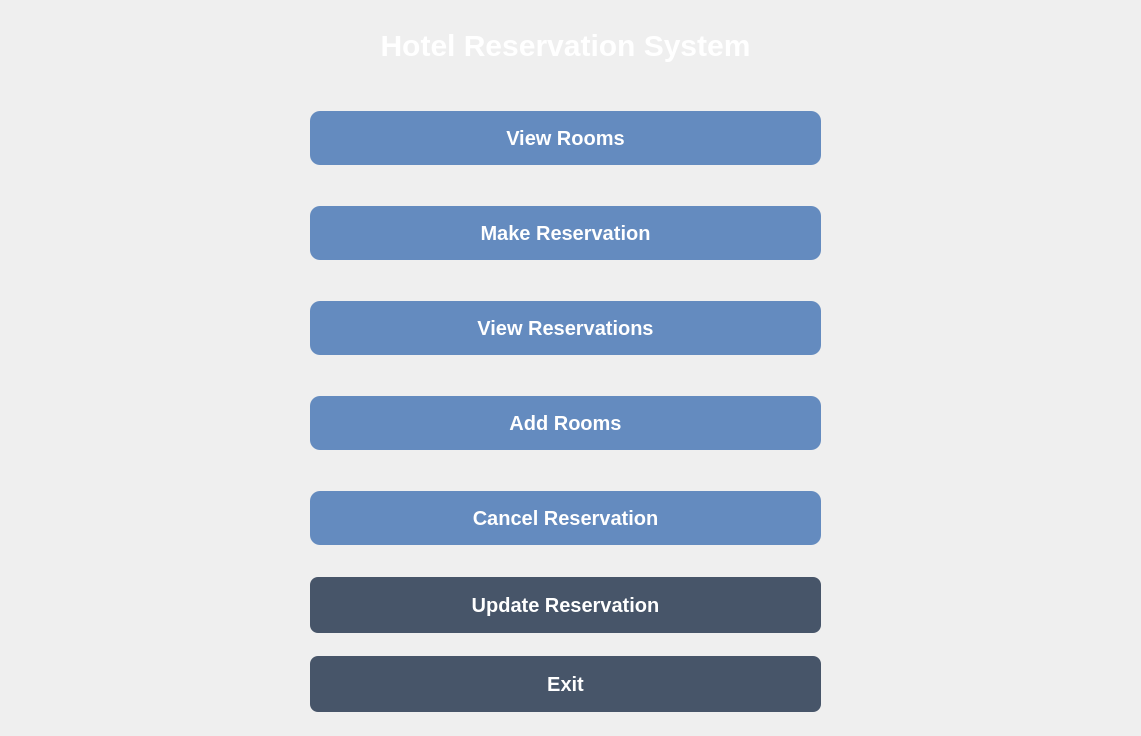
<?xml version="1.0" encoding="UTF-8"?>
<ui version="4.0">
 <class>MainWindow</class>
 <widget class="QMainWindow" name="MainWindow">
  <property name="geometry">
   <rect>
    <x>0</x>
    <y>0</y>
    <width>1141</width>
    <height>736</height>
   </rect>
  </property>
  <property name="windowTitle">
   <string>MainWindow</string>
  </property>
  <property name="layoutDirection">
   <enum>Qt::LeftToRight</enum>
  </property>
  <widget class="QWidget" name="centralwidget">
   <property name="layoutDirection">
    <enum>Qt::LeftToRight</enum>
   </property>
   <property name="styleSheet">
    <string notr="true">QWidget{
background-color: qlineargradient(x1:0, y1:0, x2:1, y2:1,
                                  stop:0 #0f2027,
                                  stop:0.5 #203a43,
                                  stop:1 #2c5364);
}
QPushButton {
    background-color: #3498db;
    color: white;
    border-radius: 10px;
    padding: 10px;
}

QPushButton:hover {
    background-color: #2980b9;
}

QPushButton#btnUpdate, QPushButton#btnExit {
    background-color: #e67e22;
}

QPushButton#btnExit {
    background-color: #c0392b;
}
</string>
   </property>
   <widget class="QWidget" name="verticalLayoutWidget">
    <property name="geometry">
     <rect>
      <x>310</x>
      <y>80</y>
      <width>511</width>
      <height>501</height>
     </rect>
    </property>
    <layout class="QVBoxLayout" name="verticalLayout">
     <property name="spacing">
      <number>10</number>
     </property>
     <item>
      <widget class="QPushButton" name="pushButton_5">
       <property name="styleSheet">
        <string notr="true">background-color: #648bbf;
color: white;
border-radius: 10px;
padding: 15px;
font-size: 20px;
font-weight: bold;
</string>
       </property>
       <property name="text">
        <string>View Rooms</string>
       </property>
      </widget>
     </item>
     <item>
      <widget class="QPushButton" name="pushButton_3">
       <property name="styleSheet">
        <string notr="true">background-color: #648bbf;
color: white;
border-radius: 10px;
padding: 15px;
font-size: 20px;
font-weight: bold;
</string>
       </property>
       <property name="text">
        <string>Make Reservation</string>
       </property>
      </widget>
     </item>
     <item>
      <widget class="QPushButton" name="pushButton_4">
       <property name="styleSheet">
        <string notr="true">background-color: #648bbf;
color: white;
border-radius: 10px;
padding: 15px;
font-size: 20px;
font-weight: bold;
</string>
       </property>
       <property name="text">
        <string>View Reservations</string>
       </property>
      </widget>
     </item>
     <item>
      <widget class="QPushButton" name="pushButton_2">
       <property name="styleSheet">
        <string notr="true">background-color: #648bbf;
color: white;
border-radius: 10px;
padding: 15px;
font-size: 20px;
font-weight: bold;
</string>
       </property>
       <property name="text">
        <string>Add Rooms</string>
       </property>
      </widget>
     </item>
     <item>
      <widget class="QPushButton" name="pushButton">
       <property name="styleSheet">
        <string notr="true">background-color: #648bbf;
color: white;
border-radius: 10px;
padding: 15px;
font-size: 20px;
font-weight: bold;
</string>
       </property>
       <property name="text">
        <string>Cancel Reservation</string>
       </property>
      </widget>
     </item>
    </layout>
   </widget>
   <widget class="QLabel" name="label">
    <property name="geometry">
     <rect>
      <x>280</x>
      <y>10</y>
      <width>571</width>
      <height>71</height>
     </rect>
    </property>
    <property name="font">
     <font>
      <pointsize>-1</pointsize>
      <weight>75</weight>
      <bold>true</bold>
     </font>
    </property>
    <property name="styleSheet">
     <string notr="true">;
color: white;
border-radius: 12px;
padding: 16px;
font-size: 30px;
font-weight: bold;
</string>
    </property>
    <property name="text">
     <string>Hotel Reservation System</string>
    </property>
    <property name="textFormat">
     <enum>Qt::PlainText</enum>
    </property>
    <property name="alignment">
     <set>Qt::AlignCenter</set>
    </property>
   </widget>
   <widget class="QWidget" name="verticalLayoutWidget_2">
    <property name="geometry">
     <rect>
      <x>310</x>
      <y>560</y>
      <width>511</width>
      <height>171</height>
     </rect>
    </property>
    <layout class="QVBoxLayout" name="verticalLayout_2">
     <item>
      <widget class="QPushButton" name="btnUpdate">
       <property name="styleSheet">
        <string notr="true">background-color: #475569; /* можно заменить на другой */
color: white;
border-radius: 8px;
padding: 16px;
font-size: 20px;
font-weight: bold;
</string>
       </property>
       <property name="text">
        <string>Update Reservation</string>
       </property>
      </widget>
     </item>
     <item>
      <widget class="QPushButton" name="btnExit">
       <property name="styleSheet">
        <string notr="true">background-color: #475569; /* можно заменить на другой */
color: white;
border-radius: 8px;
padding: 16px;
font-size: 20px;
font-weight: bold;
</string>
       </property>
       <property name="text">
        <string>Exit</string>
       </property>
      </widget>
     </item>
    </layout>
   </widget>
  </widget>
 </widget>
 <resources/>
 <connections/>
</ui>
